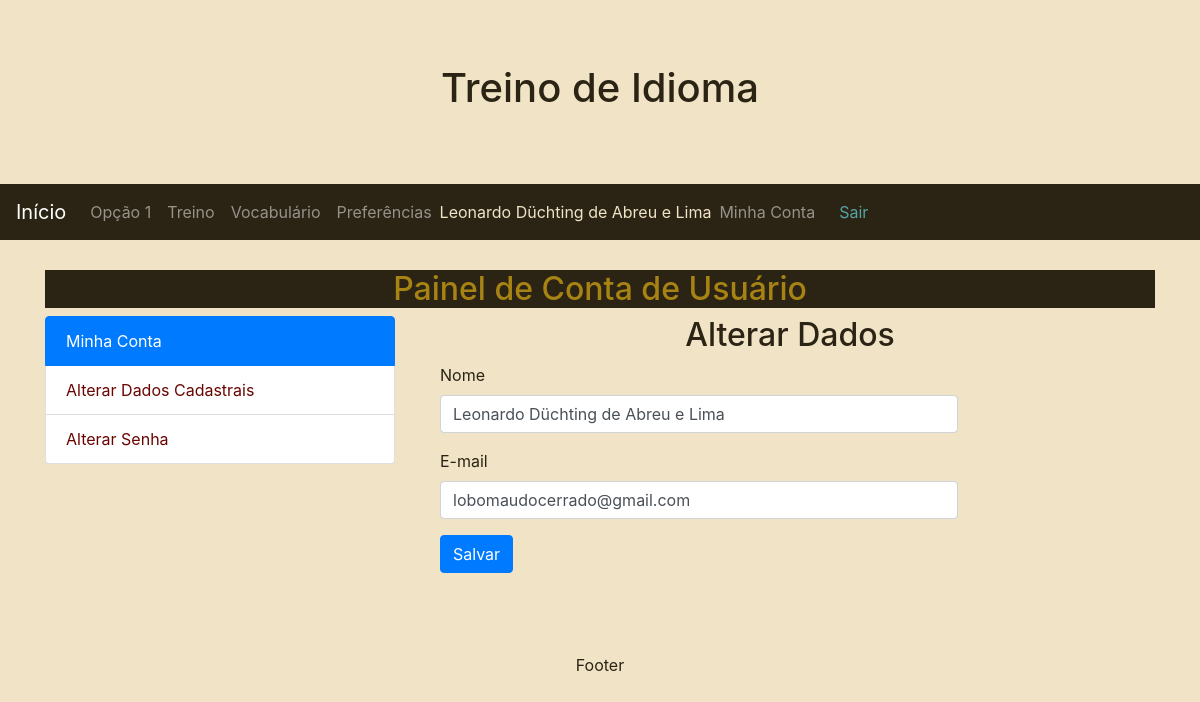
/Zugriff/andernBenutzer/ (signed in), run on the app's committed database.
### Zugriff/models.py (models this page shows, shortened)
class User(AbstractBaseUser, PermissionsMixin):
    username = models.CharField(
        'Apelido/Usuário', max_length = 30, unique=True, validators = [
            validators.RegexValidator(re.compile('^[\w.@+-]+$'),
            'Informe um nome de usuário válido. '
            'Este valor deve conter apenas letras e números. '
            'e os Caracteres: @/./+/-/_ .',
            'invalid'
            )
        ], help_text = 'Um nome curto que será usado para identificá-lo de forma única na plataforma'
    )
    name        = models.CharField('Nome', max_length=100)
    email       = models.EmailField('E-mail', unique=True)
    is_staff    = models.BooleanField('Equipe', default=False)
    is_active   = models.BooleanField('Ativo', default=True)
    date_joined = models.DateTimeField('Data de Entrada', auto_now_add=True)
    USERNAME_FIELD = 'username'
    REQUIRED_FIELDS = ['email']
    objects = UserManager()
    def __str__(self):
        return self.name or self.username
    class Meta:
        verbose_name = 'Usuário'
        verbose_name_plural = 'Usuários'

### Zugriff/views.py (the view)
# urls.py: path('andernBenutzer/', AndernBenutzerView.as_view(), name='andernBenutzer'),
class AndernBenutzerView(UpdateView):
    model = get_user_model()
    template_name = 'Zugriff/andern_Benutzer.html'
    fields = ['name', 'email']
    success_url   = reverse_lazy('Zugriff:index')
    def get_object(self):
        return self.request.user

### Zugriff/templates/Zugriff/andern_Benutzer.html (shortened to what this page needs)
{% extends 'Zugriff/index.html' %}
{% load widget_tweaks %}
{% block Zugriff_Inhalt %}
<h2>Alterar Dados</h2>
<form class="form-horizontal" action="" method="post">
      <fieldset>
          {% for field in form %}
          <div class="form-group{% if field.errors %} has-error{% endif %}">
            <label for="{{ field.auto_id }}" class="col-md-3 control-label">{{ field.label }}</label>
            <div class="col-md-9">
              {% render_field field class='form-control' %}
            </div>
          </div>
          {% endfor %}
          <div class="form-group">
            <div class="col-md-9 col-md-offset-3">
              <button type="submit" class="btn btn-primary">Salvar</button>
            </div>
          </div>
      </fieldset>
</form>
{% endblock %}

### Basis/templates/Basis.html (shortened to what this page needs)
{% load static %}
<!DOCTYPE html>
<html lang="pt-br">
<head>
<link rel="stylesheet" href="https://maxcdn.bootstrapcdn.com/bootstrap/4.1.0/css/bootstrap.min.css">
  <link rel="stylesheet" href="{% static 'Stil/Stil.css' %}" />
</head>
<body>
<div class="jumbotron text-center" style="margin-bottom:0">
  <h1>Treino de Idioma</h1>
</div>
<nav class="navbar navbar-expand-sm navbar-dark">
  <a class="navbar-brand" href="{% url 'index' %}">Início</a>
  <div class="collapse navbar-collapse" id="collapsibleNavbar">
    <ul class="navbar-nav">
      <li class="nav-item">
        <a class="nav-link" href="#">Opção 1</a>
      </li>
      <li class="nav-item">
        <a class="nav-link" href="{% url 'ausbildung:index' %}">Treino</a>
      </li>
  {% if user.is_authenticated %}
      <li class="nav-item">
        <a class="nav-link" href=" {% url 'Wortschatz:index' %}">Vocabulário</a>
      </li>
      <li class="nav-item">
        <a class="nav-link" href=" {% url 'Wortschatz:Benutzervorgabenechseln' %} ">Preferências</a>
      </li>
    </ul>
    <div class="nav-item">
        <span class="nav-brand glyphicon glyphicon-log-in">{{user}}</span>
    </div>
    <div class="">
      <ul class="navbar-nav">
        <li class="nav-item">
          <a class="nav-link" href="{% url 'Zugriff:index' %}">Minha Conta</a>
        </li>
      </ul>
    </div>
    <div class="nav-item">
        <a id="logout" class="nav-link" href="{% url 'Zugriff:logout' %}">Sair</a>
  {% endif %}
    </div>
  </div>
</nav>
<div class="container margin-top" style="margin-top:30px">
 {% block Inhalt %}
 {% endblock %}
</div>
<div class="jumbotron text-center" style="margin-bottom:0">
  <p>Footer</p>
</div>
</body>
</html>

### Basis/static/Stil/Stil.css (style rules this page uses)
body { background-image: url('../Bilder/Hintergrund.png'); background-repeat: no-repeat; background-size: 100% auto; background-color: #f0e3c6; color: #2b2414; }
body a { color: #690500; }
.jumbotron { background: none; color: #2b2414; }
nav { background-color: #2b2414; color: #f0e3c6; }
nav a { color: #56a3a6; }
header h1, h2 { text-align: center; }

### data on the page
User: name "Leonardo Düchting de Abreu e Lima", name "Leonardo Düchting de Abreu e Lima" "lobomaudocerrado@gmail.com"

### other printed values
{{ field.label }} "Nome" "E-mail"
